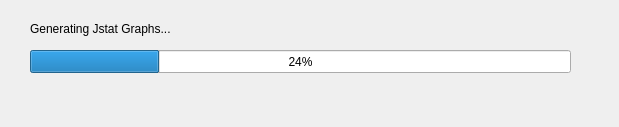
<?xml version="1.0" encoding="UTF-8"?>
<ui version="4.0">
 <class>scrollbar</class>
 <widget class="QDialog" name="scrollbar">
  <property name="geometry">
   <rect>
    <x>0</x>
    <y>0</y>
    <width>619</width>
    <height>127</height>
   </rect>
  </property>
  <property name="windowTitle">
   <string>Profiling Programs</string>
  </property>
  <widget class="QLabel" name="txt_message">
   <property name="geometry">
    <rect>
     <x>30</x>
     <y>20</y>
     <width>351</width>
     <height>17</height>
    </rect>
   </property>
   <property name="text">
    <string>Generating Jstat Graphs...</string>
   </property>
  </widget>
  <widget class="QProgressBar" name="progressBar">
   <property name="geometry">
    <rect>
     <x>30</x>
     <y>50</y>
     <width>541</width>
     <height>23</height>
    </rect>
   </property>
   <property name="value">
    <number>24</number>
   </property>
  </widget>
 </widget>
 <resources/>
 <connections/>
</ui>
